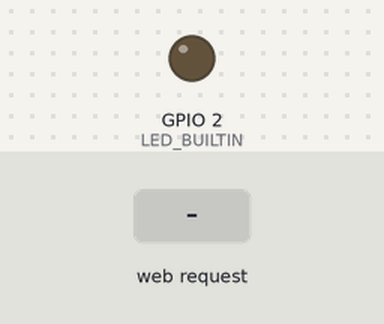
Bench run of a program on a simulated ESP8266 (Wemos D1 mini). On the bench: output pins drawn as LEDs (lit = HIGH, except the on-board LED, lit = LOW). The inputs (shaded band) are chosen by the test bench. WiFi joins after 1.5 s; servers stay silent unless stated; what the program prints to the serial monitor is not drawn.

Above: at 2.7 s.
2.8 s: HTTP request GET /on received
At 4.0 s:
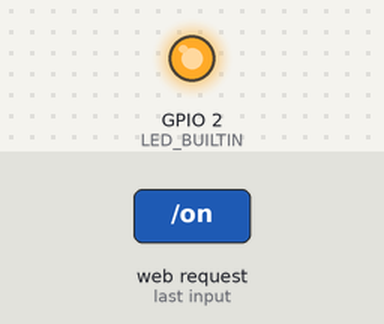
4.3 s: HTTP request GET / received
At 5.2 s:
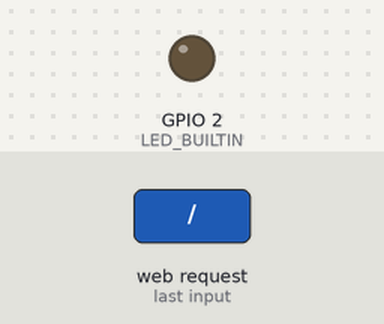
5.8 s: HTTP request GET /toggle received
At 6.4 s:
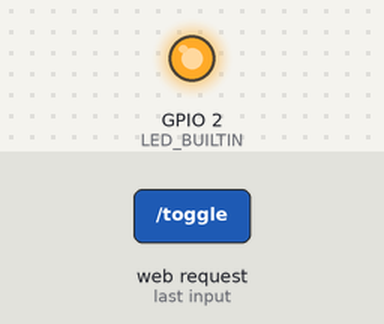
Timing chart, 0 to 8.8 s (numbered marks = the images above; inputs shaded):
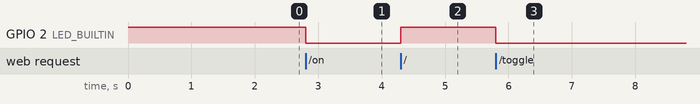

The program:

main.cpp
```cpp
#include <Arduino.h>
#include <ESP8266WiFi.h>
#include <WiFiClient.h>
#include <ESP8266WebServer.h>
#include <ESP8266mDNS.h>

#ifndef NETWORK_SSID
#define NETWORK_SSID "wifi network"
#define NETWORK_PASS "password"
#endif

const char* ssid = NETWORK_SSID;
const char* password = NETWORK_PASS;

ESP8266WebServer server(80);

// reads LED state
bool led(void){
  return digitalRead(LED_BUILTIN) == LOW;
}

// writes LED state
bool led(bool state){
  digitalWrite(LED_BUILTIN, state ? LOW : HIGH);
  return led();
}

// LED state as a String
String s_led(void){
  return led() ? "ON" : "OFF";
}

// route: /
void handleRoot() {
  led(true);
  server.send(200, "text/plain", "hello from esp8266!");
  led(false);
}

// route: 404
void handleNotFound() {
  led(true);
  String message = "File Not Found\n\n";
  message += "URI: ";
  message += server.uri();
  message += "\nMethod: ";
  message += (server.method() == HTTP_GET) ? "GET" : "POST";
  message += "\nArguments: ";
  message += server.args();
  message += "\n";
  for (uint8_t i = 0; i < server.args(); i++) {
    message += " " + server.argName(i) + ": " + server.arg(i) + "\n";
  }
  server.send(404, "text/plain", message);
  led(false);
}

void setup(void) {

  // set the internal LED as an output - not sure why?
  pinMode(LED_BUILTIN, OUTPUT);

  // turn the LED off (it defaults to on)
  led(false);

  // init logging interface over serial port
  Serial.begin(115200);

  // init the wifi
  WiFi.mode(WIFI_STA);
  WiFi.begin(ssid, password);

  // Wait for the wifi connection
  Serial.println(""); // a vertical space
  while (WiFi.status() != WL_CONNECTED) {
    // print 1 dot every half second while we're trying to connect
    delay(500);
    Serial.print(".");
  }

  // wifi is connected - print debug info
  Serial.println(""); // a vertical space
  // really wish we could do these in one println each,
  // but it freaks out about mixing types ¯\_(ツ)_/¯
  Serial.print("Connected to ");
  Serial.println(ssid);
  Serial.print("IP address: ");
  Serial.println(WiFi.localIP());

  // this advertises the device locally at "esp8266.local"
  if (MDNS.begin("esp8266")) {
    Serial.println("MDNS responder started at http://esp8266.local");
  }

  //
  // define webserver routes
  //
  server.on("/", handleRoot);

  // looks like `[](){...}` is c++ speak for a lambda function
  server.on("/on", []() {
    led(true);
    server.send(200, "text/plain", "LED is now " + s_led());
  });

  server.on("/off", []() {
    led(false);
    server.send(200, "text/plain", "LED is now " + s_led());
  });

  server.on("/toggle", []() {
    // toggle the LED
    led(!led());
    // send a message to the browser including the new state
    server.send(200, "text/plain", "TOGGLE: LED is now " + s_led());
  });

  server.onNotFound(handleNotFound);

  //
  // Start the web server
  //
  server.begin();
  Serial.println("HTTP server started");
}

void loop(void) {
  server.handleClient();
  MDNS.update();
}
```

Measured:
- after the input at 2.8 s, GPIO 2 (LED_BUILTIN): HIGH → LOW at once
- after the input at 4.3 s, GPIO 2 (LED_BUILTIN): LOW → HIGH at once
- after the input at 5.8 s, GPIO 2 (LED_BUILTIN): HIGH → LOW at once
